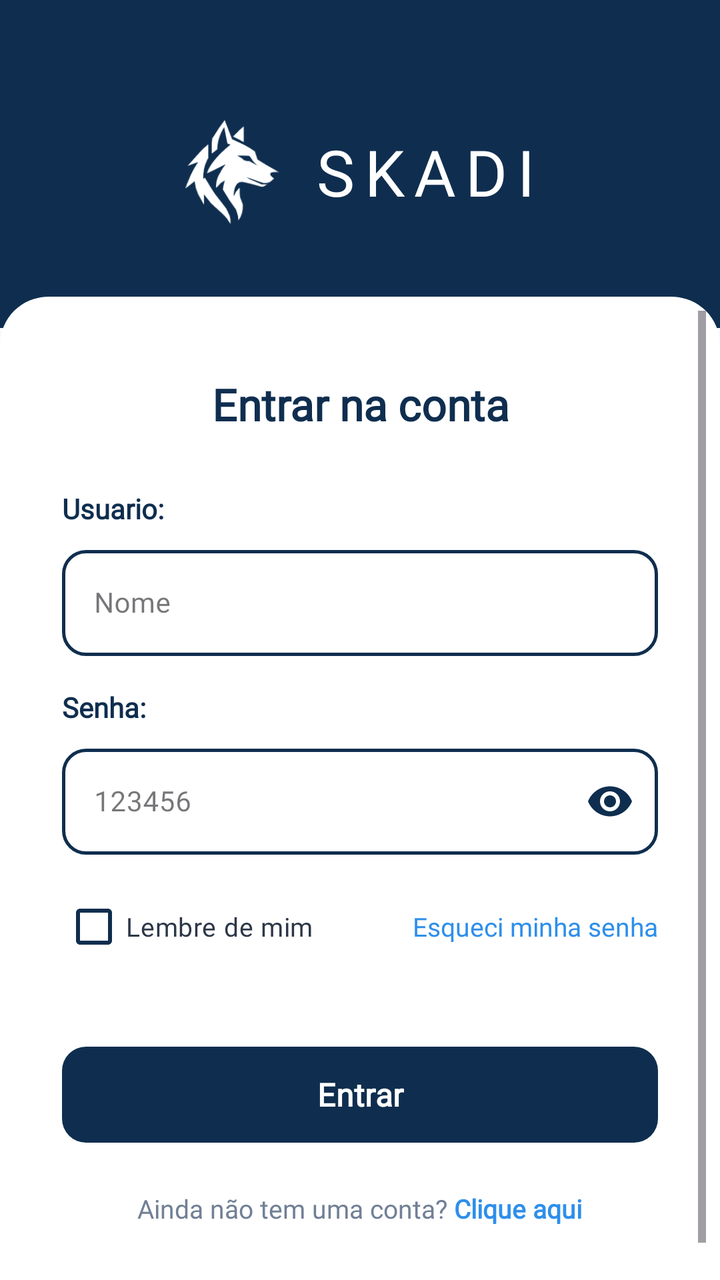
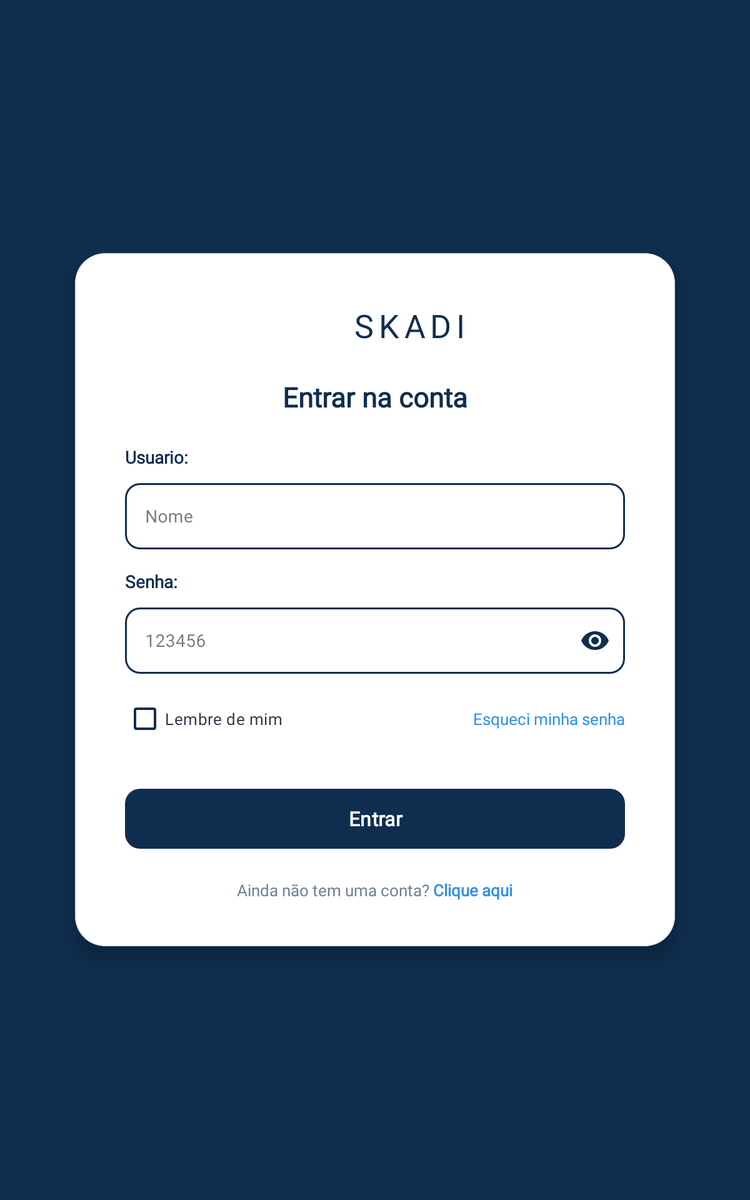

The same Android screen from two of the app's own layout files: first res/layout/ as a phone draws it, then the repository's variant for another configuration, drawn on a device whose configuration selects that folder. Both files follow.
<!-- AndroidManifest.xml: application theme Theme.Mobile_skadi -->
<!-- res/layout/activity_login.xml -->
<?xml version="1.0" encoding="utf-8"?>
<LinearLayout xmlns:android="http://schemas.android.com/apk/res/android"
    xmlns:app="http://schemas.android.com/apk/res-auto"
    android:layout_width="match_parent"
    android:layout_height="match_parent"
    android:orientation="vertical"
    android:background="@color/background">

    
    <LinearLayout
        android:layout_width="match_parent"
        android:layout_height="wrap_content"
        android:background="@color/primary_dark"
        android:orientation="vertical"
        android:gravity="center"
        android:paddingStart="24dp"
        android:paddingEnd="24dp"
        android:paddingTop="60dp"
        android:paddingBottom="52dp">

        
        <LinearLayout
            android:layout_width="wrap_content"
            android:layout_height="wrap_content"
            android:orientation="horizontal"
            android:gravity="center_vertical">

            <ImageView
                android:layout_width="52dp"
                android:layout_height="52dp"
                android:src="@drawable/logo_skadi"
                android:contentDescription="Logo Skadi"
                android:scaleType="fitCenter" />

            <TextView
                android:layout_width="wrap_content"
                android:layout_height="wrap_content"
                android:text="SKADI"
                android:textColor="@color/white"
                android:textSize="32sp"
                android:fontFamily="@font/cinzel_decorative"
                android:letterSpacing="0.15"
                android:layout_marginStart="14dp" />
        </LinearLayout>

    </LinearLayout>

    
    <com.google.android.material.card.MaterialCardView
        android:layout_width="match_parent"
        android:layout_height="match_parent"
        app:cardBackgroundColor="@color/white"
        app:cardElevation="0dp"
        app:strokeWidth="0dp"
        app:shapeAppearanceOverlay="@style/ShapeAppearance.Skadi.CardTopRounded"
        android:layout_marginTop="-16dp">

        <ScrollView
            android:layout_width="match_parent"
            android:layout_height="match_parent"
            android:fillViewport="true">

            <LinearLayout
                android:layout_width="match_parent"
                android:layout_height="wrap_content"
                android:orientation="vertical"
                android:gravity="center_vertical"
                android:paddingStart="24dp"
                android:paddingEnd="24dp"
                android:paddingTop="32dp"
                android:paddingBottom="32dp">

                
                <TextView
                    android:layout_width="match_parent"
                    android:layout_height="wrap_content"
                    android:text="Entrar na conta"
                    android:textColor="@color/primary_dark"
                    android:textSize="22sp"
                    android:fontFamily="@font/manrope"
                    android:textStyle="bold"
                    android:gravity="center"
                    android:layout_marginBottom="28dp" />

                
                <TextView
                    android:layout_width="wrap_content"
                    android:layout_height="wrap_content"
                    android:text="Usuario:"
                    android:textColor="@color/primary_dark"
                    android:textSize="14sp"
                    android:fontFamily="@font/manrope"
                    android:textStyle="bold"
                    android:layout_marginBottom="6dp" />

                <com.google.android.material.textfield.TextInputLayout
                    android:id="@+id/tilUsuario"
                    android:layout_width="match_parent"
                    android:layout_height="wrap_content"
                    style="@style/Widget.MaterialComponents.TextInputLayout.OutlinedBox"
                    app:boxCornerRadiusTopStart="12dp"
                    app:boxCornerRadiusTopEnd="12dp"
                    app:boxCornerRadiusBottomStart="12dp"
                    app:boxCornerRadiusBottomEnd="12dp"
                    app:boxStrokeColor="@color/input_stroke_color"
                    app:boxStrokeWidth="1.5dp"
                    app:boxStrokeWidthFocused="2dp"
                    app:hintTextColor="@color/primary_dark"
                    android:layout_marginBottom="16dp">

                    <com.google.android.material.textfield.TextInputEditText
                        android:id="@+id/etUsuario"
                        android:layout_width="match_parent"
                        android:layout_height="wrap_content"
                        android:hint="Nome"
                        android:fontFamily="@font/manrope"
                        android:textSize="14sp"
                        android:inputType="text"
                        android:textColor="@color/primary_dark"
                        android:textCursorDrawable="@drawable/edit_text_cursor" />
                </com.google.android.material.textfield.TextInputLayout>

                
                <TextView
                    android:layout_width="wrap_content"
                    android:layout_height="wrap_content"
                    android:text="Senha:"
                    android:textColor="@color/primary_dark"
                    android:textSize="14sp"
                    android:fontFamily="@font/manrope"
                    android:textStyle="bold"
                    android:layout_marginBottom="6dp" />

                <com.google.android.material.textfield.TextInputLayout
                    android:id="@+id/tilSenha"
                    android:layout_width="match_parent"
                    android:layout_height="wrap_content"
                    style="@style/Widget.MaterialComponents.TextInputLayout.OutlinedBox"
                    app:boxCornerRadiusTopStart="12dp"
                    app:boxCornerRadiusTopEnd="12dp"
                    app:boxCornerRadiusBottomStart="12dp"
                    app:boxCornerRadiusBottomEnd="12dp"
                    app:boxStrokeColor="@color/input_stroke_color"
                    app:boxStrokeWidth="1.5dp"
                    app:boxStrokeWidthFocused="2dp"
                    app:hintTextColor="@color/primary_dark"
                    app:endIconMode="password_toggle"
                    app:endIconTint="@color/primary_dark"
                    app:errorIconDrawable="@null"
                    android:layout_marginBottom="12dp">

                    <com.google.android.material.textfield.TextInputEditText
                        android:id="@+id/etSenha"
                        android:layout_width="match_parent"
                        android:layout_height="wrap_content"
                        android:hint="123456"
                        android:fontFamily="@font/manrope"
                        android:textSize="14sp"
                        android:inputType="textPassword"
                        android:textColor="@color/primary_dark"
                        android:textCursorDrawable="@drawable/edit_text_cursor" />
                </com.google.android.material.textfield.TextInputLayout>

                
                <LinearLayout
                    android:layout_width="match_parent"
                    android:layout_height="wrap_content"
                    android:orientation="horizontal"
                    android:gravity="center_vertical"
                    android:layout_marginBottom="32dp">

                    <com.google.android.material.checkbox.MaterialCheckBox
                        android:id="@+id/cbLembrar"
                        android:layout_width="wrap_content"
                        android:layout_height="wrap_content"
                        android:text="Lembre de mim"
                        android:textColor="@color/secondary_dark"
                        android:textSize="13sp"
                        android:fontFamily="@font/manrope"
                        app:buttonTint="@color/checkbox_color"
                        android:layout_weight="1" />

                    <TextView
                        android:id="@+id/tvEsqueceuSenha"
                        android:layout_width="wrap_content"
                        android:layout_height="wrap_content"
                        android:text="Esqueci minha senha"
                        android:textColor="@color/primary"
                        android:textSize="13sp"
                        android:fontFamily="@font/manrope"
                        android:clickable="true"
                        android:focusable="true" />
                </LinearLayout>

                
                <com.google.android.material.button.MaterialButton
                    android:id="@+id/btnEntrar"
                    android:layout_width="match_parent"
                    android:layout_height="56dp"
                    android:text="Entrar"
                    android:textSize="16sp"
                    android:fontFamily="@font/manrope"
                    android:textStyle="bold"
                    android:textColor="@color/white"
                    app:backgroundTint="@color/primary_dark"
                    app:cornerRadius="12dp"
                    android:layout_marginBottom="20dp" />

                
                <LinearLayout
                    android:layout_width="match_parent"
                    android:layout_height="wrap_content"
                    android:orientation="horizontal"
                    android:gravity="center">

                    <TextView
                        android:layout_width="wrap_content"
                        android:layout_height="wrap_content"
                        android:text="Ainda não tem uma conta? "
                        android:textColor="@color/secondary_gray"
                        android:textSize="13sp"
                        android:fontFamily="@font/manrope" />

                    <TextView
                        android:id="@+id/tvCadastrar"
                        android:layout_width="wrap_content"
                        android:layout_height="wrap_content"
                        android:text="Clique aqui"
                        android:textColor="@color/primary"
                        android:textSize="13sp"
                        android:fontFamily="@font/manrope"
                        android:textStyle="bold"
                        android:clickable="true"
                        android:focusable="true" />
                </LinearLayout>

            </LinearLayout>
        </ScrollView>
    </com.google.android.material.card.MaterialCardView>

</LinearLayout>
<!-- resources referenced by this layout -->
<resources>
  <color name="background">#F7FAFC</color>
  <color name="primary">#2E8FEA</color>
  <color name="primary_dark">#0F2E4F</color>
  <color name="secondary_dark">#2D3748</color>
  <color name="secondary_gray">#718096</color>
  <color name="white">#FFFFFFFF</color>
  <!-- drawable edit_text_cursor (drawable) -->
  <?xml version="1.0" encoding="utf-8"?>
  <shape xmlns:android="http://schemas.android.com/apk/res/android"
      android:shape="rectangle">
      <size android:width="2dp" />
      <solid android:color="#0F2E4F" />
  </shape>
  <!-- drawable logo_skadi: png bitmap (drawable, 3312 bytes) -->
  <style name="ShapeAppearance.Skadi.CardTopRounded" parent="">
          <item name="cornerFamily">rounded</item>
          <item name="cornerSizeTopLeft">24dp</item>
          <item name="cornerSizeTopRight">24dp</item>
          <item name="cornerSizeBottomLeft">0dp</item>
          <item name="cornerSizeBottomRight">0dp</item>
      </style>
  <style name="Theme.Mobile_skadi" parent="Base.Theme.Mobile_skadi" />
  <style name="Base.Theme.Mobile_skadi" parent="Theme.Material3.Light.NoActionBar">
          <item name="colorPrimary">@color/primary</item>
          <item name="colorPrimaryVariant">@color/primary_dark</item>
          <item name="colorOnPrimary">@color/white</item>
          <item name="colorSecondary">@color/secondary</item>
          <item name="android:windowBackground">@color/background</item>
          <item name="android:statusBarColor">@color/primary_dark</item>
          <item name="android:windowLightStatusBar">false</item>
          <item name="android:forceDarkAllowed" tools:targetApi="q">false</item>
      </style>
  <color name="secondary">#55D8FF</color>
</resources>
<!-- res/layout-sw600dp/activity_login.xml (the repository's variant of the layout above) -->
<!-- drawn on a 7-inch tablet held upright -->
<?xml version="1.0" encoding="utf-8"?>
<ScrollView xmlns:android="http://schemas.android.com/apk/res/android"
    xmlns:app="http://schemas.android.com/apk/res-auto"
    android:layout_width="match_parent"
    android:layout_height="match_parent"
    android:fillViewport="true"
    android:background="@color/primary_dark">

    <FrameLayout
        android:layout_width="match_parent"
        android:layout_height="wrap_content"
        android:padding="32dp">

        
        <com.google.android.material.card.MaterialCardView
            android:layout_width="480dp"
            android:layout_height="wrap_content"
            android:layout_gravity="center"
            app:cardBackgroundColor="@color/white"
            app:cardCornerRadius="24dp"
            app:cardElevation="10dp"
            app:strokeWidth="1dp"
            app:strokeColor="#E2E8F0">

            <LinearLayout
                android:layout_width="match_parent"
                android:layout_height="wrap_content"
                android:orientation="vertical"
                android:paddingStart="40dp"
                android:paddingEnd="40dp"
                android:paddingTop="36dp"
                android:paddingBottom="36dp">

                
                <LinearLayout
                    android:layout_width="wrap_content"
                    android:layout_height="wrap_content"
                    android:layout_gravity="center_horizontal"
                    android:orientation="horizontal"
                    android:gravity="center_vertical"
                    android:layout_marginBottom="20dp">

                    <ImageView
                        android:layout_width="44dp"
                        android:layout_height="44dp"
                        android:src="@drawable/logo_skadi"
                        android:contentDescription="Logo Skadi"
                        android:scaleType="fitCenter" />

                    <TextView
                        android:layout_width="wrap_content"
                        android:layout_height="wrap_content"
                        android:text="SKADI"
                        android:textColor="@color/primary_dark"
                        android:textSize="26sp"
                        android:fontFamily="@font/cinzel_decorative"
                        android:letterSpacing="0.15"
                        android:layout_marginStart="12dp" />
                </LinearLayout>

                <TextView
                    android:layout_width="match_parent"
                    android:layout_height="wrap_content"
                    android:text="Entrar na conta"
                    android:textColor="@color/primary_dark"
                    android:textSize="22sp"
                    android:fontFamily="@font/manrope"
                    android:textStyle="bold"
                    android:gravity="center"
                    android:layout_marginBottom="24dp" />

                
                <TextView
                    android:layout_width="wrap_content"
                    android:layout_height="wrap_content"
                    android:text="Usuario:"
                    android:textColor="@color/primary_dark"
                    android:textSize="14sp"
                    android:fontFamily="@font/manrope"
                    android:textStyle="bold"
                    android:layout_marginBottom="6dp" />

                <com.google.android.material.textfield.TextInputLayout
                    android:id="@+id/tilUsuario"
                    android:layout_width="match_parent"
                    android:layout_height="wrap_content"
                    style="@style/Widget.MaterialComponents.TextInputLayout.OutlinedBox"
                    app:boxCornerRadiusTopStart="12dp"
                    app:boxCornerRadiusTopEnd="12dp"
                    app:boxCornerRadiusBottomStart="12dp"
                    app:boxCornerRadiusBottomEnd="12dp"
                    app:boxStrokeColor="@color/input_stroke_color"
                    app:boxStrokeWidth="1.5dp"
                    app:boxStrokeWidthFocused="2dp"
                    app:hintTextColor="@color/primary_dark"
                    android:layout_marginBottom="16dp">

                    <com.google.android.material.textfield.TextInputEditText
                        android:id="@+id/etUsuario"
                        android:layout_width="match_parent"
                        android:layout_height="wrap_content"
                        android:hint="Nome"
                        android:fontFamily="@font/manrope"
                        android:textSize="14sp"
                        android:inputType="text"
                        android:textColor="@color/primary_dark"
                        android:textCursorDrawable="@drawable/edit_text_cursor" />
                </com.google.android.material.textfield.TextInputLayout>

                
                <TextView
                    android:layout_width="wrap_content"
                    android:layout_height="wrap_content"
                    android:text="Senha:"
                    android:textColor="@color/primary_dark"
                    android:textSize="14sp"
                    android:fontFamily="@font/manrope"
                    android:textStyle="bold"
                    android:layout_marginBottom="6dp" />

                <com.google.android.material.textfield.TextInputLayout
                    android:id="@+id/tilSenha"
                    android:layout_width="match_parent"
                    android:layout_height="wrap_content"
                    style="@style/Widget.MaterialComponents.TextInputLayout.OutlinedBox"
                    app:boxCornerRadiusTopStart="12dp"
                    app:boxCornerRadiusTopEnd="12dp"
                    app:boxCornerRadiusBottomStart="12dp"
                    app:boxCornerRadiusBottomEnd="12dp"
                    app:boxStrokeColor="@color/input_stroke_color"
                    app:boxStrokeWidth="1.5dp"
                    app:boxStrokeWidthFocused="2dp"
                    app:hintTextColor="@color/primary_dark"
                    app:endIconMode="password_toggle"
                    app:endIconTint="@color/primary_dark"
                    app:errorIconDrawable="@null"
                    android:layout_marginBottom="12dp">

                    <com.google.android.material.textfield.TextInputEditText
                        android:id="@+id/etSenha"
                        android:layout_width="match_parent"
                        android:layout_height="wrap_content"
                        android:hint="123456"
                        android:fontFamily="@font/manrope"
                        android:textSize="14sp"
                        android:inputType="textPassword"
                        android:textColor="@color/primary_dark"
                        android:textCursorDrawable="@drawable/edit_text_cursor" />
                </com.google.android.material.textfield.TextInputLayout>

                
                <LinearLayout
                    android:layout_width="match_parent"
                    android:layout_height="wrap_content"
                    android:orientation="horizontal"
                    android:gravity="center_vertical"
                    android:layout_marginBottom="28dp">

                    <com.google.android.material.checkbox.MaterialCheckBox
                        android:id="@+id/cbLembrar"
                        android:layout_width="0dp"
                        android:layout_height="wrap_content"
                        android:text="Lembre de mim"
                        android:textColor="@color/secondary_dark"
                        android:textSize="13sp"
                        android:fontFamily="@font/manrope"
                        app:buttonTint="@color/checkbox_color"
                        android:layout_weight="1" />

                    <TextView
                        android:id="@+id/tvEsqueceuSenha"
                        android:layout_width="wrap_content"
                        android:layout_height="wrap_content"
                        android:text="Esqueci minha senha"
                        android:textColor="@color/primary"
                        android:textSize="13sp"
                        android:fontFamily="@font/manrope"
                        android:clickable="true"
                        android:focusable="true" />
                </LinearLayout>

                
                <com.google.android.material.button.MaterialButton
                    android:id="@+id/btnEntrar"
                    android:layout_width="match_parent"
                    android:layout_height="56dp"
                    android:text="Entrar"
                    android:textSize="16sp"
                    android:fontFamily="@font/manrope"
                    android:textStyle="bold"
                    android:textColor="@color/white"
                    app:backgroundTint="@color/primary_dark"
                    app:cornerRadius="12dp"
                    android:layout_marginBottom="20dp" />

                
                <LinearLayout
                    android:layout_width="match_parent"
                    android:layout_height="wrap_content"
                    android:orientation="horizontal"
                    android:gravity="center">

                    <TextView
                        android:layout_width="wrap_content"
                        android:layout_height="wrap_content"
                        android:text="Ainda não tem uma conta? "
                        android:textColor="@color/secondary_gray"
                        android:textSize="13sp"
                        android:fontFamily="@font/manrope" />

                    <TextView
                        android:id="@+id/tvCadastrar"
                        android:layout_width="wrap_content"
                        android:layout_height="wrap_content"
                        android:text="Clique aqui"
                        android:textColor="@color/primary"
                        android:textSize="13sp"
                        android:fontFamily="@font/manrope"
                        android:textStyle="bold"
                        android:clickable="true"
                        android:focusable="true" />
                </LinearLayout>

            </LinearLayout>
        </com.google.android.material.card.MaterialCardView>
    </FrameLayout>
</ScrollView>
<!-- resources referenced by the variant -->
<!-- as a 7-inch tablet held upright resolves them -->
<resources>
  <color name="primary">#2E8FEA</color>
  <color name="primary_dark">#0F2E4F</color>
  <color name="secondary_dark">#2D3748</color>
  <color name="secondary_gray">#718096</color>
  <color name="white">#FFFFFFFF</color>
  <!-- drawable edit_text_cursor (drawable) -->
  <?xml version="1.0" encoding="utf-8"?>
  <shape xmlns:android="http://schemas.android.com/apk/res/android"
      android:shape="rectangle">
      <size android:width="2dp" />
      <solid android:color="#0F2E4F" />
  </shape>
  <!-- drawable logo_skadi: png bitmap (drawable, 3312 bytes) -->
  <style name="Theme.Mobile_skadi" parent="Base.Theme.Mobile_skadi" />
  <style name="Base.Theme.Mobile_skadi" parent="Theme.Material3.Light.NoActionBar">
          <item name="colorPrimary">@color/primary</item>
          <item name="colorPrimaryVariant">@color/primary_dark</item>
          <item name="colorOnPrimary">@color/white</item>
          <item name="colorSecondary">@color/secondary</item>
          <item name="android:windowBackground">@color/background</item>
          <item name="android:statusBarColor">@color/primary_dark</item>
          <item name="android:windowLightStatusBar">false</item>
          <item name="android:forceDarkAllowed" tools:targetApi="q">false</item>
      </style>
  <color name="secondary">#55D8FF</color>
  <color name="background">#F7FAFC</color>
</resources>
